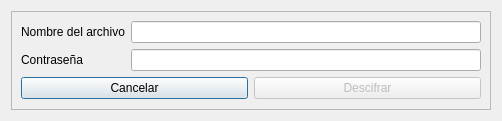
<?xml version="1.0" encoding="UTF-8"?>
<ui version="4.0">
 <class>Descifrar</class>
 <widget class="QDialog" name="Descifrar">
  <property name="geometry">
   <rect>
    <x>0</x>
    <y>0</y>
    <width>502</width>
    <height>121</height>
   </rect>
  </property>
  <property name="windowTitle">
   <string>Dialog</string>
  </property>
  <layout class="QGridLayout" name="gridLayout">
   <item row="0" column="0">
    <widget class="QFrame" name="frame">
     <property name="frameShape">
      <enum>QFrame::StyledPanel</enum>
     </property>
     <property name="frameShadow">
      <enum>QFrame::Raised</enum>
     </property>
     <layout class="QFormLayout" name="formLayout">
      <item row="0" column="0">
       <widget class="QLabel" name="nombreL">
        <property name="text">
         <string>Nombre del archivo</string>
        </property>
       </widget>
      </item>
      <item row="0" column="1">
       <widget class="QLineEdit" name="nombreLE"/>
      </item>
      <item row="2" column="0" colspan="2">
       <layout class="QHBoxLayout" name="horizontalLayout">
        <item>
         <widget class="QPushButton" name="cancelarPB">
          <property name="text">
           <string>Cancelar</string>
          </property>
         </widget>
        </item>
        <item>
         <widget class="QPushButton" name="descifrarPB">
          <property name="enabled">
           <bool>false</bool>
          </property>
          <property name="text">
           <string>Descifrar</string>
          </property>
         </widget>
        </item>
       </layout>
      </item>
      <item row="1" column="0">
       <widget class="QLabel" name="contraseniaL">
        <property name="text">
         <string>Contraseña</string>
        </property>
       </widget>
      </item>
      <item row="1" column="1">
       <widget class="QLineEdit" name="contraseniaLE"/>
      </item>
     </layout>
    </widget>
   </item>
  </layout>
 </widget>
 <resources/>
 <connections>
  <connection>
   <sender>cancelarPB</sender>
   <signal>clicked()</signal>
   <receiver>Descifrar</receiver>
   <slot>close()</slot>
   <hints>
    <hint type="sourcelabel">
     <x>210</x>
     <y>90</y>
    </hint>
    <hint type="destinationlabel">
     <x>243</x>
     <y>116</y>
    </hint>
   </hints>
  </connection>
 </connections>
</ui>
